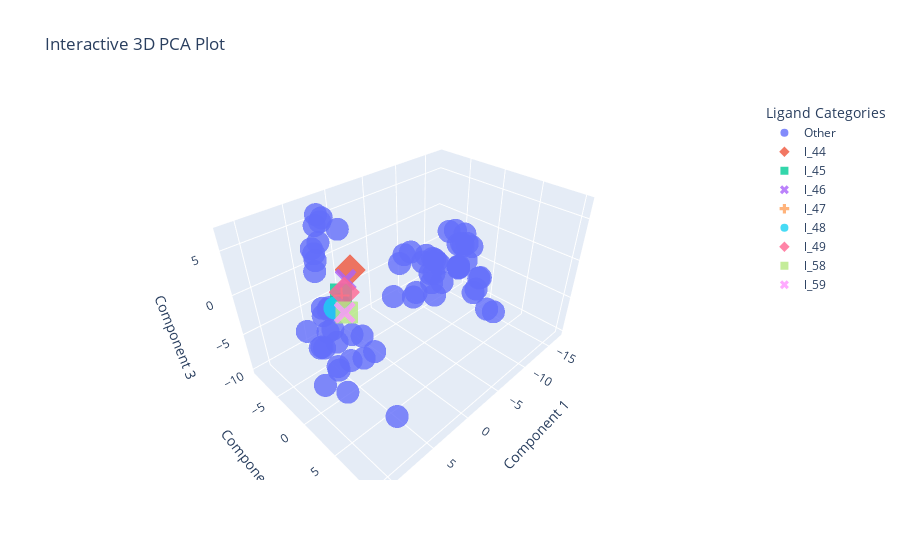

Here is the notebook cell this chart was saved with:
### Code cell
import plotly.express as px

# Specify ligands to highlight
highlight_ligands = ['l_44', 'l_45', "l_46", "l_47", "l_48", "l_49", "l_58", "l_59"]

# Add a new column for color coding (highlight or default)
pca_df['color'] = pca_df['ligand'].apply(
    lambda x: x if x in highlight_ligands else 'Other'
)

# Create a 3D scatter plot
fig = px.scatter_3d(
    pca_df,
    x='Component 1',
    y='Component 2',
    z='Component 3',
    color='color',
    title='Interactive 3D PCA Plot',
    labels={'color': 'Ligand'},
    symbol='color',  # Optional: use different symbols for highlighted ligands
    opacity=0.8
)

# Customize the layout
fig.update_layout(
    legend=dict(title='Ligand Categories'),
    scene=dict(
        xaxis_title='Component 1',
        yaxis_title='Component 2',
        zaxis_title='Component 3'
    )
)

# Show the interactive plot
fig.show()

### Figure 1 — Plotly figure (JSON) as saved in the notebook; plotly's stock layout.template omitted (floating-point values rounded to 4 significant figures)
{"data": [{"hovertemplate": "Ligand=Other<br>Component 1=%{x}<br>Component 2=%{y}<br>Component 3=%{z}<extra></extra>", "legendgroup": "Other", "marker": {"color": "#636efa", "opacity": 0.8, "symbol": "circle"}, "mode": "markers", "name": "Other", "scene": "scene", "showlegend": true, "x": [8.093, 7.623, 6.275, 5.688, 7.157, 8.833, 7.42, 5.732, 5.157, 1.801, 2.589, 2.345, -3.081, -4.307, -4.94, -7.792, -1.801, 9.091, 11.09, 8.593, 9.098, 3.679, 7.114, 5.761, 7.631, -7.591, -12.53, -12.28, -12.45, -12.15, -12.27, -17.01, 2.23, -14.56, -14.62, -12.48, -0.6575, 2.071, -4.421, -7.126, -5.323, -3.154, -3.145, 1.819, -4.745, -2.444, -0.9161, -9.341, -2.548, -14.97, 4.004, -0.8933, -1.051, -0.9858, -0.9049, -7.578, 4.759, 4.77, 4.438, -4.489, -3.825, -3.548, -1.883, 5.001, 6.772, 5.53, 6.062, 7.799, 3.459], "y": [1.314, 0.4759, -2.703, -2.711, 4.147, 3.473, 2.46, 2.218, 6.011, 2.302, -4.527, -7.455, 2.388, 1.509, 1.399, -0.097, 1.71, -1.62, 3.67, -0.2756, 0.2589, -7.54, 2.603, -2.116, -0.8714, 2.766, -1.661, -1.502, -1.55, -1.419, -6.905, -7.211, -9.173, -3.546, -3.053, -1.558, 3.701, -9.174, 7.166, 4.232, 6.713, 10.23, 7.801, -8.686, 7.299, 9.945, 5.139, 1.5, 7.182, -4.465, -7.084, 4.9, 4.561, 4.854, 5.46, 3.263, -6.115, 2.682, -6.665, -1.793, -2.857, -1.824, 1.221, -2.045, -2.308, -3.079, -2.502, -1.242, -6.62], "z": [-4.984, -5.425, -3.773, -3.77, -2.165, -5.762, -3.416, -1.631, -10.13, 0.8949, 5.712, 5.806, 1.254, -0.8786, -2.857, -3.279, -0.7529, -1.364, -2.988, -2.746, -2.2, 1.375, -0.3757, -5.101, 0.0988, 2.752, -4.197, -3.87, -3.773, -3.71, -4.46, -2.873, 4.274, -2.407, -2.121, -4.041, 4.243, 2.229, 1.075, 3.429, 1.698, 0.7188, 1.618, 4.753, 2.295, 1.259, 4.842, 2.956, 5.076, -0.9319, 2.525, 3.454, 4.811, 4.855, 4.722, 3.227, 1.179, -3.9, 3.449, 1.396, -0.2171, 1.453, -1.629, -0.6726, -0.301, -1.304, -0.9533, -4.034, 6.826], "type": "scatter3d"}, {"hovertemplate": "Ligand=l_44<br>Component 1=%{x}<br>Component 2=%{y}<br>Component 3=%{z}<extra></extra>", "legendgroup": "l_44", "marker": {"color": "#EF553B", "opacity": 0.8, "symbol": "diamond"}, "mode": "markers", "name": "l_44", "scene": "scene", "showlegend": true, "x": [4.011], "y": [-1.052], "z": [3.348], "type": "scatter3d"}, {"hovertemplate": "Ligand=l_45<br>Component 1=%{x}<br>Component 2=%{y}<br>Component 3=%{z}<extra></extra>", "legendgroup": "l_45", "marker": {"color": "#00cc96", "opacity": 0.8, "symbol": "square"}, "mode": "markers", "name": "l_45", "scene": "scene", "showlegend": true, "x": [5.031], "y": [-1.501], "z": [0.8332], "type": "scatter3d"}, {"hovertemplate": "Ligand=l_46<br>Component 1=%{x}<br>Component 2=%{y}<br>Component 3=%{z}<extra></extra>", "legendgroup": "l_46", "marker": {"color": "#ab63fa", "opacity": 0.8, "symbol": "x"}, "mode": "markers", "name": "l_46", "scene": "scene", "showlegend": true, "x": [4.526], "y": [-1.206], "z": [2.399], "type": "scatter3d"}, {"hovertemplate": "Ligand=l_47<br>Component 1=%{x}<br>Component 2=%{y}<br>Component 3=%{z}<extra></extra>", "legendgroup": "l_47", "marker": {"color": "#FFA15A", "opacity": 0.8, "symbol": "cross"}, "mode": "markers", "name": "l_47", "scene": "scene", "showlegend": true, "x": [5.124], "y": [-1.258], "z": [0.8914], "type": "scatter3d"}, {"hovertemplate": "Ligand=l_48<br>Component 1=%{x}<br>Component 2=%{y}<br>Component 3=%{z}<extra></extra>", "legendgroup": "l_48", "marker": {"color": "#19d3f3", "opacity": 0.8, "symbol": "circle"}, "mode": "markers", "name": "l_48", "scene": "scene", "showlegend": true, "x": [6.273], "y": [-0.8856], "z": [0.2292], "type": "scatter3d"}, {"hovertemplate": "Ligand=l_49<br>Component 1=%{x}<br>Component 2=%{y}<br>Component 3=%{z}<extra></extra>", "legendgroup": "l_49", "marker": {"color": "#FF6692", "opacity": 0.8, "symbol": "diamond"}, "mode": "markers", "name": "l_49", "scene": "scene", "showlegend": true, "x": [5.356], "y": [-0.434], "z": [1.799], "type": "scatter3d"}, {"hovertemplate": "Ligand=l_58<br>Component 1=%{x}<br>Component 2=%{y}<br>Component 3=%{z}<extra></extra>", "legendgroup": "l_58", "marker": {"color": "#B6E880", "opacity": 0.8, "symbol": "square"}, "mode": "markers", "name": "l_58", "scene": "scene", "showlegend": true, "x": [6.817], "y": [1.739], "z": [1.452], "type": "scatter3d"}, {"hovertemplate": "Ligand=l_59<br>Component 1=%{x}<br>Component 2=%{y}<br>Component 3=%{z}<extra></extra>", "legendgroup": "l_59", "marker": {"color": "#FF97FF", "opacity": 0.8, "symbol": "x"}, "mode": "markers", "name": "l_59", "scene": "scene", "showlegend": true, "x": [7.185], "y": [1.998], "z": [1.78], "type": "scatter3d"}], "layout": {"scene": {"domain": {"x": [0.0, 1.0], "y": [0.0, 1.0]}, "xaxis": {"title": {"text": "Component 1"}}, "yaxis": {"title": {"text": "Component 2"}}, "zaxis": {"title": {"text": "Component 3"}}}, "legend": {"title": {"text": "Ligand Categories"}, "tracegroupgap": 0}, "title": {"text": "Interactive 3D PCA Plot"}}}
